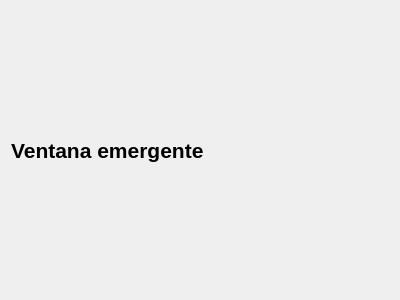
<?xml version="1.0" encoding="UTF-8"?>
<ui version="4.0">
 <class>Ventana1</class>
 <widget class="QDialog" name="Ventana1">
  <property name="geometry">
   <rect>
    <x>0</x>
    <y>0</y>
    <width>400</width>
    <height>300</height>
   </rect>
  </property>
  <property name="windowTitle">
   <string>Dialog</string>
  </property>
  <layout class="QGridLayout" name="gridLayout">
   <item row="0" column="0">
    <widget class="QLabel" name="label">
     <property name="font">
      <font>
       <pointsize>16</pointsize>
       <weight>75</weight>
       <bold>true</bold>
      </font>
     </property>
     <property name="text">
      <string>Ventana emergente</string>
     </property>
     <property name="textFormat">
      <enum>Qt::PlainText</enum>
     </property>
     <property name="scaledContents">
      <bool>true</bool>
     </property>
    </widget>
   </item>
  </layout>
 </widget>
 <resources/>
 <connections/>
</ui>
